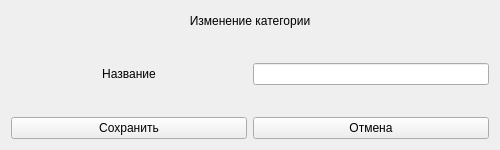
<?xml version="1.0" encoding="UTF-8"?>
<ui version="4.0">
 <class>editcategory_window</class>
 <widget class="QWidget" name="editcategory_window">
  <property name="geometry">
   <rect>
    <x>0</x>
    <y>0</y>
    <width>500</width>
    <height>150</height>
   </rect>
  </property>
  <property name="windowTitle">
   <string>Form</string>
  </property>
  <layout class="QGridLayout" name="gridLayout">
   <item row="2" column="1">
    <widget class="QLineEdit" name="name_EditCategory">
     <property name="sizePolicy">
      <sizepolicy hsizetype="Preferred" vsizetype="Fixed">
       <horstretch>0</horstretch>
       <verstretch>0</verstretch>
      </sizepolicy>
     </property>
    </widget>
   </item>
   <item row="3" column="0" colspan="2">
    <widget class="QLabel" name="freespace2">
     <property name="palette">
      <palette>
       <active>
        <colorrole role="WindowText">
         <brush brushstyle="SolidPattern">
          <color alpha="255">
           <red>255</red>
           <green>0</green>
           <blue>0</blue>
          </color>
         </brush>
        </colorrole>
       </active>
       <inactive>
        <colorrole role="WindowText">
         <brush brushstyle="SolidPattern">
          <color alpha="255">
           <red>255</red>
           <green>0</green>
           <blue>0</blue>
          </color>
         </brush>
        </colorrole>
       </inactive>
       <disabled>
        <colorrole role="WindowText">
         <brush brushstyle="SolidPattern">
          <color alpha="96">
           <red>164</red>
           <green>166</green>
           <blue>168</blue>
          </color>
         </brush>
        </colorrole>
       </disabled>
      </palette>
     </property>
     <property name="font">
      <font>
       <stylestrategy>PreferAntialias</stylestrategy>
      </font>
     </property>
     <property name="text">
      <string/>
     </property>
     <property name="alignment">
      <set>Qt::AlignCenter</set>
     </property>
    </widget>
   </item>
   <item row="0" column="0" colspan="2">
    <widget class="QLabel" name="label">
     <property name="text">
      <string>Изменение категории</string>
     </property>
     <property name="alignment">
      <set>Qt::AlignCenter</set>
     </property>
    </widget>
   </item>
   <item row="4" column="0">
    <widget class="QPushButton" name="editCategory_Button">
     <property name="text">
      <string>Сохранить</string>
     </property>
    </widget>
   </item>
   <item row="1" column="0" colspan="2">
    <widget class="QLabel" name="freespace1">
     <property name="text">
      <string/>
     </property>
    </widget>
   </item>
   <item row="4" column="1">
    <widget class="QPushButton" name="cancel_Button">
     <property name="text">
      <string>Отмена</string>
     </property>
    </widget>
   </item>
   <item row="2" column="0">
    <widget class="QLabel" name="label_2">
     <property name="minimumSize">
      <size>
       <width>200</width>
       <height>0</height>
      </size>
     </property>
     <property name="text">
      <string>Название</string>
     </property>
     <property name="alignment">
      <set>Qt::AlignCenter</set>
     </property>
     <property name="margin">
      <number>0</number>
     </property>
    </widget>
   </item>
  </layout>
 </widget>
 <resources/>
 <connections/>
</ui>
